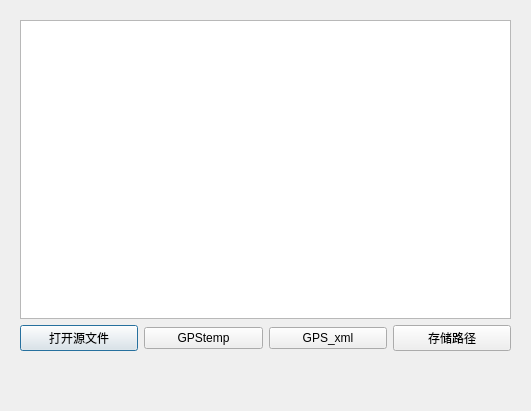
<?xml version="1.0" encoding="UTF-8"?>
<ui version="4.0">
 <class>InputDialog</class>
 <widget class="QDialog" name="InputDialog">
  <property name="geometry">
   <rect>
    <x>0</x>
    <y>0</y>
    <width>531</width>
    <height>411</height>
   </rect>
  </property>
  <property name="windowTitle">
   <string>Dialog</string>
  </property>
  <widget class="QWidget" name="layoutWidget">
   <property name="geometry">
    <rect>
     <x>20</x>
     <y>20</y>
     <width>491</width>
     <height>331</height>
    </rect>
   </property>
   <layout class="QVBoxLayout" name="verticalLayout_3">
    <item>
     <widget class="QTextBrowser" name="textBrowser"/>
    </item>
    <item>
     <layout class="QHBoxLayout" name="horizontalLayout_2">
      <item>
       <widget class="QPushButton" name="source">
        <property name="text">
         <string>打开源文件</string>
        </property>
       </widget>
      </item>
      <item>
       <widget class="QPushButton" name="gps_pos">
        <property name="text">
         <string>GPStemp</string>
        </property>
       </widget>
      </item>
      <item>
       <widget class="QPushButton" name="gps_xml">
        <property name="text">
         <string>GPS_xml</string>
        </property>
       </widget>
      </item>
      <item>
       <widget class="QPushButton" name="gps_2">
        <property name="text">
         <string>存储路径</string>
        </property>
       </widget>
      </item>
     </layout>
    </item>
   </layout>
  </widget>
 </widget>
 <resources/>
 <connections/>
</ui>
